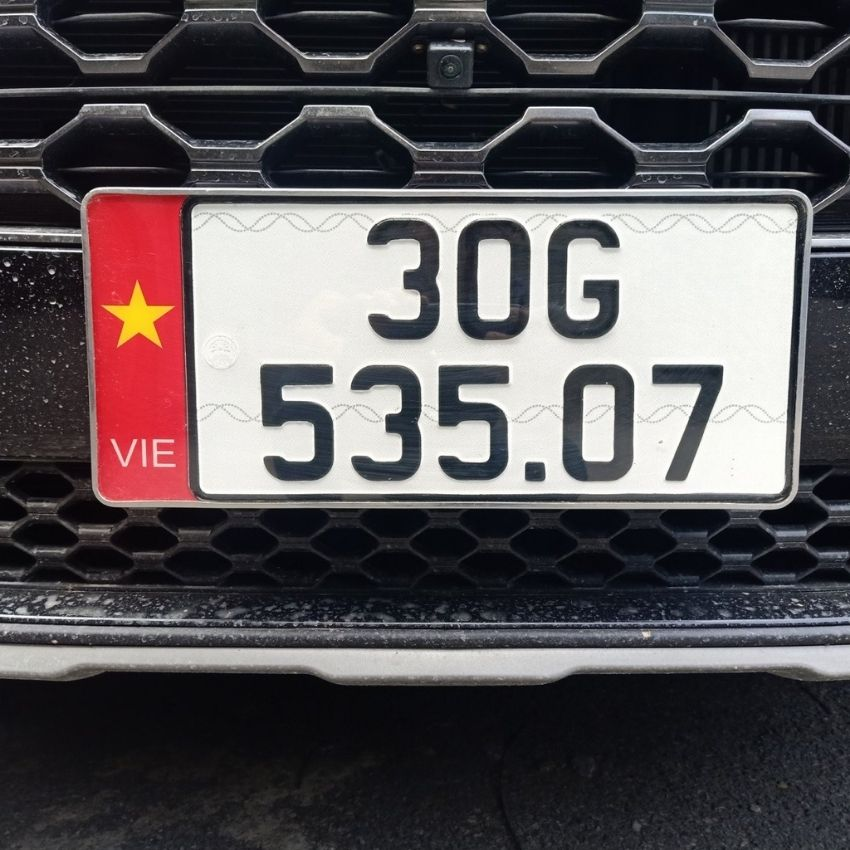
#> input picture test.jpg, 850 x 850 px, found by its file name
$ python demo2.py
#> lines starting #> are read from the running program, lines starting #| are printed output that depends on the picture; after the words box and inside, x2 and y2 are one past the last pixel; in counts of white or black regions, pixels touching at a corner belong together
#> further down, image is the input picture: shape (850, 850, 3); mean B, G, R 85.8, 83, 88.6
import cv2
import pytesseract

def preprocess_image(image):
    # Chuyển ảnh thành ảnh xám
    gray = cv2.cvtColor(image, cv2.COLOR_BGR2GRAY)
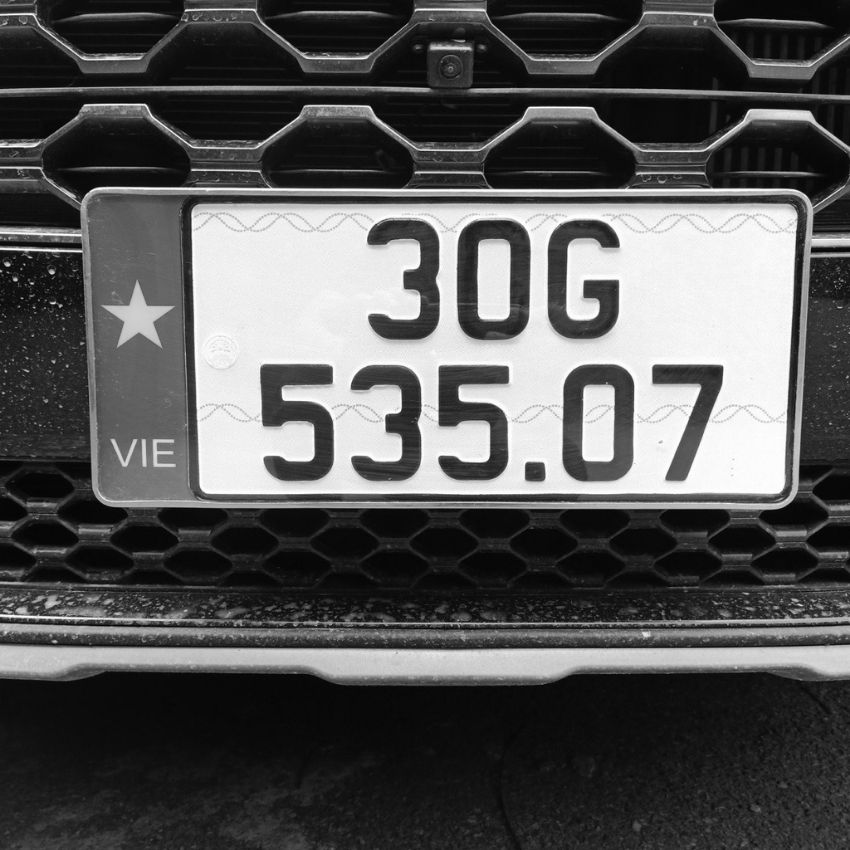
#> gray: shape (850, 850); min 0, max 255, mean 85

    # Áp dụng bộ lọc Gauss để làm mờ ảnh
    blurred = cv2.GaussianBlur(gray, (5, 5), 0)

    # Áp dụng phép biến đổi Canny để phát hiện biên cạnh
    edges = cv2.Canny(blurred, 50, 150)
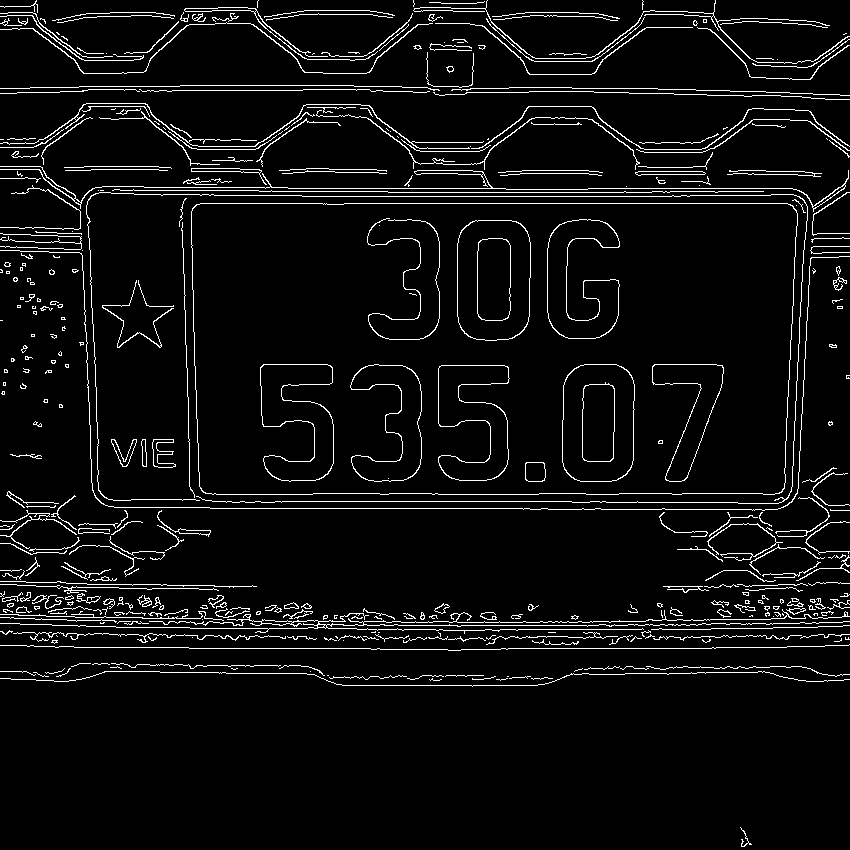
#> edges: shape (850, 850); 5.3% white in thin lines or dots

    return edges

def extract_license_plate(image):
    # Tiền xử lý ảnh
    preprocessed_image = preprocess_image(image)

    # Tìm các contour trên ảnh
    contours, _ = cv2.findContours(preprocessed_image, cv2.RETR_EXTERNAL, cv2.CHAIN_APPROX_SIMPLE)
#> contours = 380 contours, 322 with area under 20; largest, box (x1, y1, x2, y2) and area: (191, 203, 798, 495) 172940, (0, 166, 849, 212) 470, (152, 439, 176, 468) 274, (184, 7, 378, 61) 269, (0, 609, 850, 634) 243

    # Sắp xếp các contour theo diện tích giảm dần
    contours = sorted(contours, key=cv2.contourArea, reverse=True)[:10]
#> contours = 10 contours; largest, box (x1, y1, x2, y2) and area: (191, 203, 798, 495) 172940, (0, 166, 849, 212) 470, (152, 439, 176, 468) 274, (184, 7, 378, 61) 269, (0, 609, 850, 634) 243

    for contour in contours:
        # Xác định hình chữ nhật bao quanh contour
        x, y, w, h = cv2.boundingRect(contour)

        # Kiểm tra tỷ lệ chiều dài và chiều rộng của hình chữ nhật
        aspect_ratio = w / float(h)
        if 1.5 <= aspect_ratio <= 4.0:
            # Trích xuất ảnh biển số xe
            license_plate = image[y:y+h, x:x+w]

            return license_plate
#> this loop made 1 pass
#> (x, y, w, h, aspect_ratio) on pass 1: (191, 203, 607, 292, 2.08)
#> pass 1, in extract_license_plate, `license_plate = image[y:y+h, x:x+w]`:
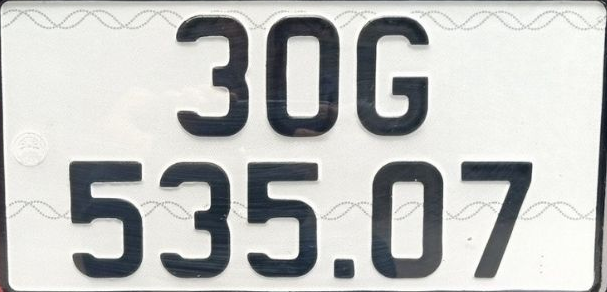
#> license_plate: shape (292, 607, 3); mean B, G, R 193.1, 195.1, 193.8

    return None

def recognize_license_plate(image):
    # Chuyển đổi ảnh sang ảnh xám
    gray = cv2.cvtColor(image, cv2.COLOR_BGR2GRAY)
#> gray: shape (292, 607)

    # Áp dụng phép nhị phân hóa để tăng độ tương phản
    _, binary = cv2.threshold(gray, 150, 255, cv2.THRESH_BINARY_INV)
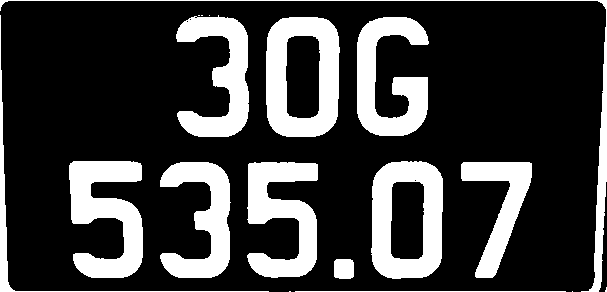
#> binary: shape (292, 607); 23.9% white; 18 white regions (6 under 20 px), largest, box (x1, y1, x2, y2) and area: (266, 17, 340, 137) 5579, (371, 161, 443, 279) 5333, (69, 161, 143, 278) 5279

    # Sử dụng PyTesseract để nhận dạng kí tự
    config = r'--oem 3 --psm 7'
#> (the run stopped early here; a loop or call above may not have finished)
